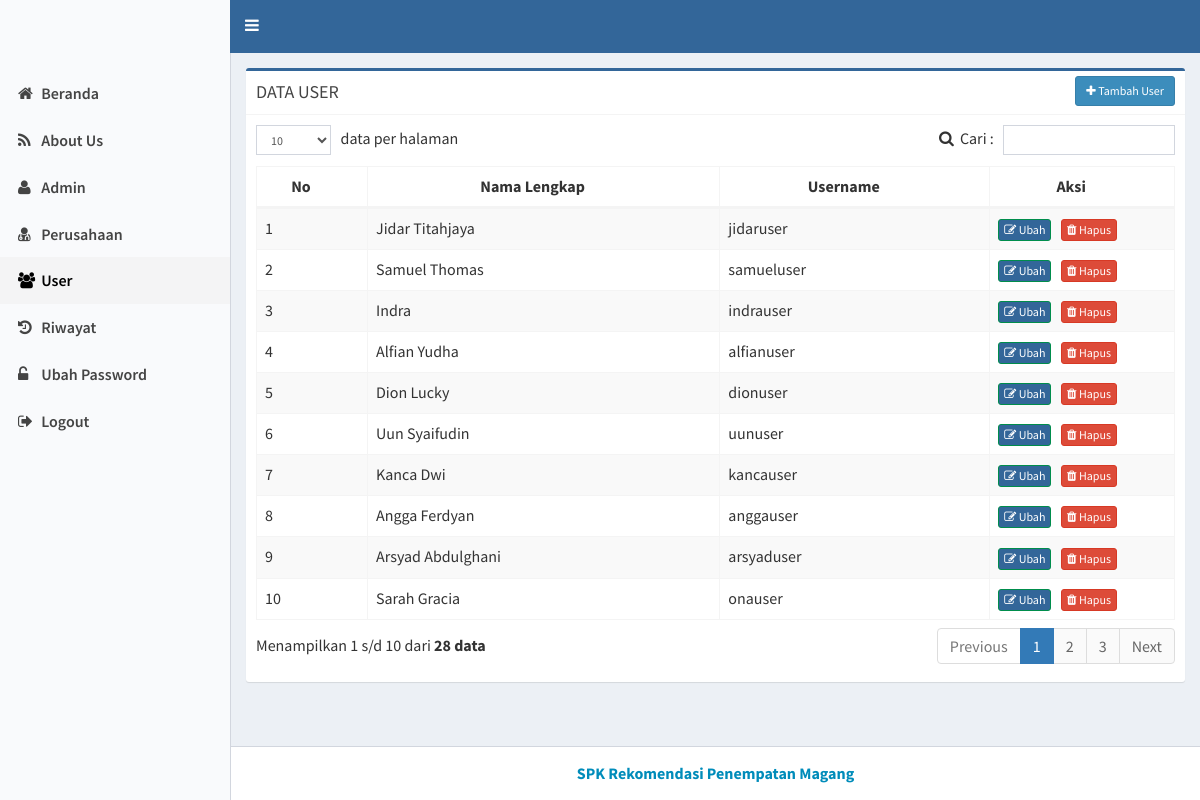
The app's page /index.php?page=user (signed in) with its own data.
### tables this page shows
CREATE TABLE `user` (
  `id_pengguna` int(11) NOT NULL,
  `nama_lengkap` varchar(50) NOT NULL,
  `username` varchar(20) NOT NULL,
  `password` varchar(20) NOT NULL,
  `level` enum('Admin','Perusahaan','User') NOT NULL
);

### user.php (the view, shortened to what this page needs)
<?php
$link_update = '?page=update_user';
$list_data = '';
$q = "select * from user where level='user' order by id_pengguna desc";
$q = mysqli_query($con, $q);
if (mysqli_num_rows($q) > 0) {
    while ($r = mysqli_fetch_array($q)) {
        $id = $r['id_pengguna'];
        $list_data .= '
		<tr>
            <td></td>
            <td>' . $r['nama_lengkap'] . '</td>
            <td>' . $r['username'] . '</td>
            <td>
                <a href="' . $link_update . '&amp;id=' . $id . '&amp;action=edit" class="btn btn-success btn-xs" title="Ubah"><i class="fa fa-edit"></i> Ubah</a> &nbsp;
                <a href="#" data-href="' . $link_update . '&amp;id=' . $id . '&amp;action=delete" data-toggle="modal" data-target="#confirm-delete" class="btn btn-danger btn-xs" title="Hapus"><i class="fa fa-trash"></i> Hapus</a>
            </td>
		</tr>';
    }
}
?>
<div class="box box-success">
    <div class="box-header with-border">
        <h3 class="box-title">DATA USER</h3>
        <div class="box-tools">
            <a href="<?php echo $link_update; ?>" class="btn btn-primary btn-sm"><i class="fa fa-plus"></i> Tambah User</a>
        </div>
    </div>
    <div class="box-body">
        <div class="table-responsive">
            <table class="table table-striped table-bordered" id="dataTables1">
                <thead>
                    <tr>
                        <th style="text-align: center;">No</th>
                        <th style="text-align: center;">Nama Lengkap</th>
                        <th style="text-align: center;">Username</th>
                        <th style="text-align: center;" width="150">Aksi</th>
                    </tr>
                </thead>
                <tbody>
                    <?php echo $list_data; ?>
                </tbody>
            </table>
        </div>
    </div>
</div>

### assets/css/custom.css (style rules this page uses)
.dataTable > thead > tr > th[class*="sort"]:after { content: "" !important; }
.dataTable > thead > tr > th[class*="sort"]:before { content: "" !important; }

### user.php (style rules this page uses)
#dataTables1 { margin: 0 auto; }

### records on screen
user: nama_lengkap "Jidar Titahjaya", username "jidaruser"
user: nama_lengkap "Samuel Thomas", username "samueluser"
user: nama_lengkap "Indra", username "indrauser"
user: nama_lengkap "Alfian Yudha", username "alfianuser"
user: nama_lengkap "Dion Lucky", username "dionuser"
user: nama_lengkap "Uun Syaifudin", username "uunuser"
user: nama_lengkap "Kanca Dwi", username "kancauser"
user: nama_lengkap "Angga Ferdyan", username "anggauser"
user: nama_lengkap "Arsyad Abdulghani", username "arsyaduser"
user: nama_lengkap "Sarah Gracia", username "onauser"
